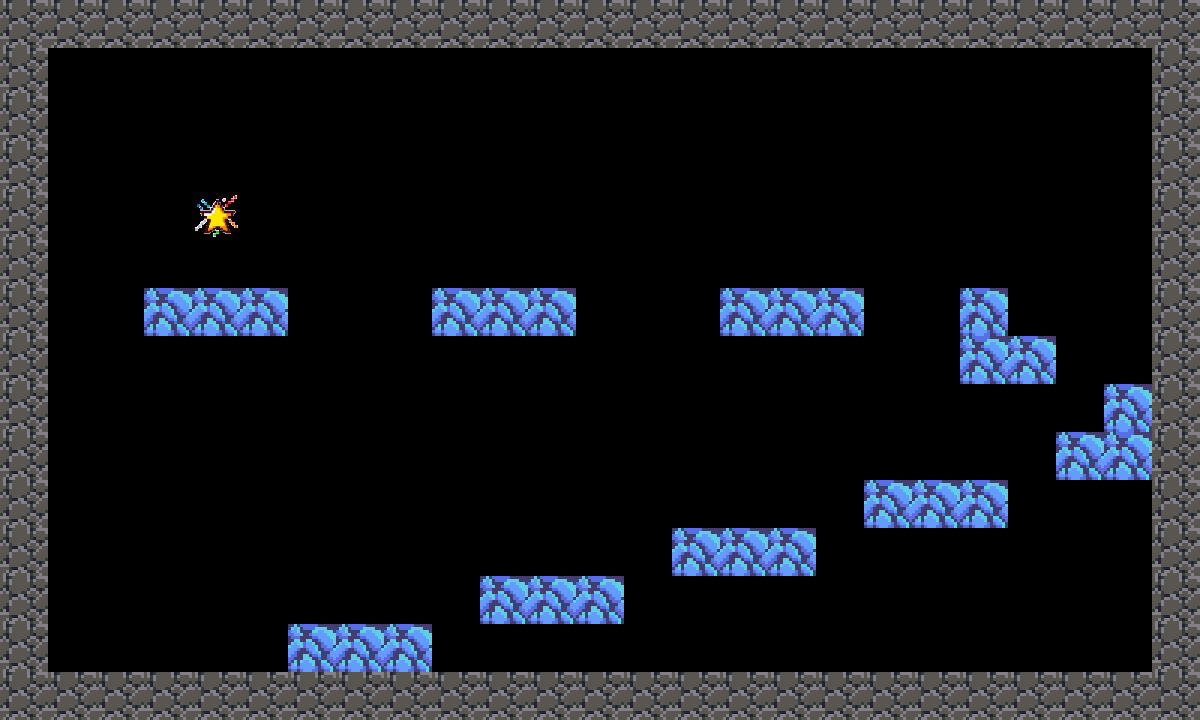

The image is a tile-based game level rendered from a .tmx file. Its description and complete source (layers, tilesets, objects, tile grids) follow:
An orthogonal 25x15 tile map with 48x48 px tiles, 6 tile layers (WallTileLayer, BlueTileLayer, RedTileLayer, GreenTileLayer, ...) and 13 objects.

<map version="1.10" tiledversion="1.10.0" orientation="orthogonal" renderorder="right-down" width="25" height="15" tilewidth="48" tileheight="48" infinite="0" nextlayerid="13" nextobjectid="15">
 <tileset firstgid="1" source="colorSwapTiles.tsx" />
 <layer id="1" name="WallTileLayer" width="25" height="15">
  <data encoding="csv">
5,5,5,5,5,5,5,5,5,5,5,5,5,5,5,5,5,5,5,5,5,5,5,5,5,
5,0,0,0,0,0,0,0,0,0,0,0,0,0,0,0,0,0,0,0,0,0,0,0,5,
5,0,0,0,0,0,0,0,0,0,0,0,0,0,0,0,0,0,0,0,0,0,0,0,5,
5,0,0,0,0,0,0,0,0,0,0,0,0,0,0,0,0,0,0,0,0,0,0,0,5,
5,0,0,0,0,0,0,0,0,0,0,0,0,0,0,0,0,0,0,0,0,0,0,0,5,
5,0,0,0,0,0,0,0,0,0,0,0,0,0,0,0,0,0,0,0,0,0,0,0,5,
5,0,0,0,0,0,0,0,0,0,0,0,0,0,0,0,0,0,0,0,0,0,0,0,5,
5,0,0,0,0,0,0,0,0,0,0,0,0,0,0,0,0,0,0,0,0,0,0,0,5,
5,0,0,0,0,0,0,0,0,0,0,0,0,0,0,0,0,0,0,0,0,0,0,0,5,
5,0,0,0,0,0,0,0,0,0,0,0,0,0,0,0,0,0,0,0,0,0,0,0,5,
5,0,0,0,0,0,0,0,0,0,0,0,0,0,0,0,0,0,0,0,0,0,0,0,5,
5,0,0,0,0,0,0,0,0,0,0,0,0,0,0,0,0,0,0,0,0,0,0,0,5,
5,0,0,0,0,0,0,0,0,0,0,0,0,0,0,0,0,0,0,0,0,0,0,0,5,
5,0,0,0,0,0,0,0,0,0,0,0,0,0,0,0,0,0,0,0,0,0,0,0,5,
5,5,5,5,5,5,5,5,5,5,5,5,5,5,5,5,5,5,5,5,5,5,5,5,5
</data>
 </layer>
 <layer id="2" name="BlueTileLayer" width="25" height="15">
  <data encoding="csv">
0,0,0,0,0,0,0,0,0,0,0,0,0,0,0,0,0,0,0,0,0,0,0,0,0,
0,0,0,0,0,0,0,0,0,0,0,0,0,0,0,0,0,0,0,0,0,0,0,0,0,
0,0,0,0,0,0,0,0,0,0,0,0,0,0,0,0,0,0,0,0,0,0,0,0,0,
0,0,0,0,0,0,0,0,0,0,0,0,0,0,0,0,0,0,0,0,0,0,0,0,0,
0,0,0,0,0,0,0,0,0,0,0,0,0,0,0,0,0,0,0,0,0,0,0,0,0,
0,0,0,0,0,0,0,0,0,0,0,0,0,0,0,0,0,0,0,0,0,0,0,0,0,
0,0,0,2,2,2,0,0,0,2,2,2,0,0,0,2,2,2,0,0,2,0,0,0,0,
0,0,0,0,0,0,0,0,0,0,0,0,0,0,0,0,0,0,0,0,2,2,0,0,0,
0,0,0,0,0,0,0,0,0,0,0,0,0,0,0,0,0,0,0,0,0,0,0,2,0,
0,0,0,0,0,0,0,0,0,0,0,0,0,0,0,0,0,0,0,0,0,0,2,2,0,
0,0,0,0,0,0,0,0,0,0,0,0,0,0,0,0,0,0,2,2,2,0,0,0,0,
0,0,0,0,0,0,0,0,0,0,0,0,0,0,2,2,2,0,0,0,0,0,0,0,0,
0,0,0,0,0,0,0,0,0,0,2,2,2,0,0,0,0,0,0,0,0,0,0,0,0,
0,0,0,0,0,0,2,2,2,0,0,0,0,0,0,0,0,0,0,0,0,0,0,0,0,
0,0,0,0,0,0,0,0,0,0,0,0,0,0,0,0,0,0,0,0,0,0,0,0,0
</data>
 </layer>
 <layer id="3" name="RedTileLayer" width="25" height="15">
  <data encoding="csv">
0,0,0,0,0,0,0,0,0,0,0,0,0,0,0,0,0,0,0,0,0,0,0,0,0,
0,0,0,0,0,0,0,0,0,0,0,0,0,0,0,0,0,0,0,0,0,0,0,0,0,
0,0,0,0,0,0,0,0,0,0,0,0,0,0,0,0,0,0,0,0,0,0,0,0,0,
0,0,0,0,0,0,0,0,0,0,0,0,0,0,0,0,0,0,0,0,0,0,0,0,0,
0,0,0,0,0,0,0,0,0,0,0,0,0,0,0,0,0,0,0,0,0,0,0,0,0,
0,0,0,0,0,0,0,0,0,0,0,0,0,0,0,0,0,0,0,0,0,0,0,0,0,
0,0,0,0,0,0,0,0,0,0,0,0,0,0,0,0,0,0,0,0,0,0,0,0,0,
0,0,0,0,0,0,0,0,0,0,0,0,0,0,0,0,0,0,0,0,0,0,0,0,0,
0,0,0,0,0,0,0,0,0,0,0,0,0,0,0,0,0,0,0,0,0,0,0,0,0,
0,0,0,0,0,0,0,0,0,0,0,0,0,0,0,0,0,0,0,0,0,0,0,0,0,
0,0,0,0,0,0,0,0,0,0,0,0,0,0,0,0,0,0,0,0,0,0,0,0,0,
0,0,0,0,0,0,0,0,0,0,0,0,0,0,0,0,0,0,0,0,0,0,0,0,0,
0,0,0,0,0,0,0,0,0,0,0,0,0,0,0,0,0,0,0,0,0,0,0,0,0,
0,0,0,0,0,0,0,0,0,0,0,0,0,0,0,0,0,0,0,0,0,0,0,0,0,
0,0,0,0,0,0,0,0,0,0,0,0,0,0,0,0,0,0,0,0,0,0,0,0,0
</data>
 </layer>
 <layer id="4" name="GreenTileLayer" width="25" height="15">
  <data encoding="csv">
0,0,0,0,0,0,0,0,0,0,0,0,0,0,0,0,0,0,0,0,0,0,0,0,0,
0,0,0,0,0,0,0,0,0,0,0,0,0,0,0,0,0,0,0,0,0,0,0,0,0,
0,0,0,0,0,0,0,0,0,0,0,0,0,0,0,0,0,0,0,0,0,0,0,0,0,
0,0,0,0,0,0,0,0,0,0,0,0,0,0,0,0,0,0,0,0,0,0,0,0,0,
0,0,0,0,0,0,0,0,0,0,0,0,0,0,0,0,0,0,0,0,0,0,0,0,0,
0,0,0,0,0,0,0,0,0,0,0,0,0,0,0,0,0,0,0,0,0,0,0,0,0,
0,0,0,0,0,0,0,0,0,0,0,0,0,0,0,0,0,0,0,0,0,0,0,0,0,
0,0,0,0,0,0,0,0,0,0,0,0,0,0,0,0,0,0,0,0,0,0,0,0,0,
0,0,0,0,0,0,0,0,0,0,0,0,0,0,0,0,0,0,0,0,0,0,0,0,0,
0,0,0,0,0,0,0,0,0,0,0,0,0,0,0,0,0,0,0,0,0,0,0,0,0,
0,0,0,0,0,0,0,0,0,0,0,0,0,0,0,0,0,0,0,0,0,0,0,0,0,
0,0,0,0,0,0,0,0,0,0,0,0,0,0,0,0,0,0,0,0,0,0,0,0,0,
0,0,0,0,0,0,0,0,0,0,0,0,0,0,0,0,0,0,0,0,0,0,0,0,0,
0,0,0,0,0,0,0,0,0,0,0,0,0,0,0,0,0,0,0,0,0,0,0,0,0,
0,0,0,0,0,0,0,0,0,0,0,0,0,0,0,0,0,0,0,0,0,0,0,0,0
</data>
 </layer>
 <objectgroup id="6" name="Star">
  <object id="12" x="192" y="192" width="48" height="48" />
 </objectgroup>
 <layer id="5" name="PurpleTileLayer" width="25" height="15">
  <data encoding="csv">
0,0,0,0,0,0,0,0,0,0,0,0,0,0,0,0,0,0,0,0,0,0,0,0,0,
0,0,0,0,0,0,0,0,0,0,0,0,0,0,0,0,0,0,0,0,0,0,0,0,0,
0,0,0,0,0,0,0,0,0,0,0,0,0,0,0,0,0,0,0,0,0,0,0,0,0,
0,0,0,0,0,0,0,0,0,0,0,0,0,0,0,0,0,0,0,0,0,0,0,0,0,
0,0,0,0,0,0,0,0,0,0,0,0,0,0,0,0,0,0,0,0,0,0,0,0,0,
0,0,0,0,0,0,0,0,0,0,0,0,0,0,0,0,0,0,0,0,0,0,0,0,0,
0,0,0,0,0,0,0,0,0,0,0,0,0,0,0,0,0,0,0,0,0,0,0,0,0,
0,0,0,0,0,0,0,0,0,0,0,0,0,0,0,0,0,0,0,0,0,0,0,0,0,
0,0,0,0,0,0,0,0,0,0,0,0,0,0,0,0,0,0,0,0,0,0,0,0,0,
0,0,0,0,0,0,0,0,0,0,0,0,0,0,0,0,0,0,0,0,0,0,0,0,0,
0,0,0,0,0,0,0,0,0,0,0,0,0,0,0,0,0,0,0,0,0,0,0,0,0,
0,0,0,0,0,0,0,0,0,0,0,0,0,0,0,0,0,0,0,0,0,0,0,0,0,
0,0,0,0,0,0,0,0,0,0,0,0,0,0,0,0,0,0,0,0,0,0,0,0,0,
0,0,0,0,0,0,0,0,0,0,0,0,0,0,0,0,0,0,0,0,0,0,0,0,0,
0,0,0,0,0,0,0,0,0,0,0,0,0,0,0,0,0,0,0,0,0,0,0,0,0
</data>
 </layer>
 <layer id="12" name="StarTileLayer" width="25" height="15">
  <data encoding="csv">
0,0,0,0,0,0,0,0,0,0,0,0,0,0,0,0,0,0,0,0,0,0,0,0,0,
0,0,0,0,0,0,0,0,0,0,0,0,0,0,0,0,0,0,0,0,0,0,0,0,0,
0,0,0,0,0,0,0,0,0,0,0,0,0,0,0,0,0,0,0,0,0,0,0,0,0,
0,0,0,0,0,0,0,0,0,0,0,0,0,0,0,0,0,0,0,0,0,0,0,0,0,
0,0,0,0,6,0,0,0,0,0,0,0,0,0,0,0,0,0,0,0,0,0,0,0,0,
0,0,0,0,0,0,0,0,0,0,0,0,0,0,0,0,0,0,0,0,0,0,0,0,0,
0,0,0,0,0,0,0,0,0,0,0,0,0,0,0,0,0,0,0,0,0,0,0,0,0,
0,0,0,0,0,0,0,0,0,0,0,0,0,0,0,0,0,0,0,0,0,0,0,0,0,
0,0,0,0,0,0,0,0,0,0,0,0,0,0,0,0,0,0,0,0,0,0,0,0,0,
0,0,0,0,0,0,0,0,0,0,0,0,0,0,0,0,0,0,0,0,0,0,0,0,0,
0,0,0,0,0,0,0,0,0,0,0,0,0,0,0,0,0,0,0,0,0,0,0,0,0,
0,0,0,0,0,0,0,0,0,0,0,0,0,0,0,0,0,0,0,0,0,0,0,0,0,
0,0,0,0,0,0,0,0,0,0,0,0,0,0,0,0,0,0,0,0,0,0,0,0,0,
0,0,0,0,0,0,0,0,0,0,0,0,0,0,0,0,0,0,0,0,0,0,0,0,0,
0,0,0,0,0,0,0,0,0,0,0,0,0,0,0,0,0,0,0,0,0,0,0,0,0
</data>
 </layer>
 <objectgroup id="7" name="BluePlat">
  <object id="1" x="144" y="288" width="144" height="48" />
  <object id="2" x="432" y="288" width="144" height="48" />
  <object id="3" x="720" y="288" width="144" height="48" />
  <object id="4" x="960" y="288" width="48" height="96" />
  <object id="5" x="1008" y="336" width="48" height="48" />
  <object id="6" x="1104" y="384" width="48" height="96" />
  <object id="7" x="1056" y="432" width="48" height="48" />
  <object id="8" x="864" y="480" width="144" height="48" />
  <object id="9" x="672" y="528" width="144" height="48" />
  <object id="10" x="480" y="576" width="144" height="48" />
  <object id="11" x="288" y="624" width="144" height="48" />
 </objectgroup>
 <objectgroup id="10" name="PurplePlat" />
 <objectgroup id="11" name="PlayerSpawn">
  <object id="14" x="144" y="528">
   <point />
  </object>
 </objectgroup>
 <objectgroup id="9" name="GreenPlat" />
 <objectgroup id="8" name="RedPlat" />
</map>
